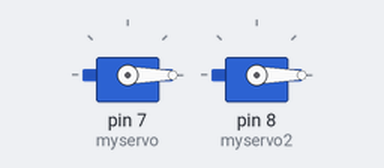
A sketch run on a simulated Arduino Uno, built with avr-gcc and run on an emulated ATmega328P. On the bench: 2 × servo.

Above: at 0.05 s.
At 2.7 s:
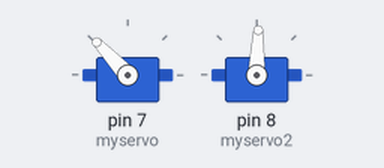
At 5.4 s:
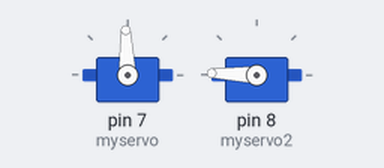
At 10.8 s:
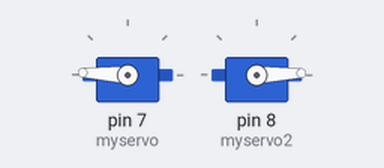
Timing chart, 0 to 14.1 s (numbered marks = the images above):
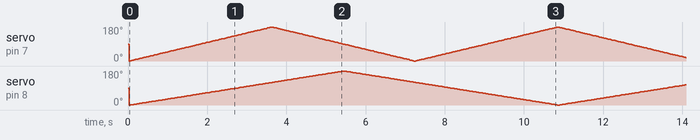

The sketch:

Trevin_millis_servo_servo_servo_servo_servo_servo_servo.ino
```cpp
#include <Servo.h>

Servo myservo;    // Create servo object to control the first servo
Servo myservo2;   // Create servo object to control the second servo

int pos1 = 0;      // Variable to store the position of the first servo
int pos2 = 0;      // Variable to store the position of the second servo

unsigned long previousMillis1 = 0;   // Store last time servo 1 moved
unsigned long previousMillis2 = 0;   // Store last time servo 2 moved
const long interval1 = 20;           // Time interval for servo 1 movement
const long interval2 = 30;           // Time interval for servo 2 movement

void setup() {
  // Initialize the servo pins
  myservo.attach(7);   // Attaches the first servo to pin 7
  myservo2.attach(8);  // Attaches the second servo to pin 8
}

void loop() {
  unsigned long currentMillis1 = millis();  // Get the current time for servo 1
  unsigned long currentMillis2 = millis();  // Get the current time for servo 2

  // Move the first servo with a smooth oscillation from 0 to 180 and back
  if (currentMillis1 - previousMillis1 >= interval1) {
    previousMillis1 = currentMillis1;  // Update the last time servo 1 moved

    // Move from 0 to 180 degrees
    if (pos1 <= 180) {
      myservo.write(pos1);  // Move servo 1 from 0 to 180 degrees
      pos1++;
    }
    // Move back from 180 to 0 degrees
    else if (pos1 > 180 && pos1 <= 360) {
      myservo.write(360 - pos1);  // Move servo 1 back from 180 to 0 degrees
      pos1++;
    }

    // Reset position to 0 after completing the full cycle
    if (pos1 > 360) {
      pos1 = 0;
    }
  }

  // Move the second servo with a smooth oscillation from 0 to 180 and back
  if (currentMillis2 - previousMillis2 >= interval2) {
    previousMillis2 = currentMillis2;  // Update the last time servo 2 moved

    // Move from 0 to 180 degrees
    if (pos2 <= 180) {
      myservo2.write(pos2);  // Move servo 2 from 0 to 180 degrees
      pos2++;
    }
    // Move back from 180 to 0 degrees
    else if (pos2 > 180 && pos2 <= 360) {
      myservo2.write(360 - pos2);  // Move servo 2 back from 180 to 0 degrees
      pos2++;
    }

    // Reset position to 0 after completing the full cycle
    if (pos2 > 360) {
      pos2 = 0;
    }
  }
}
```
